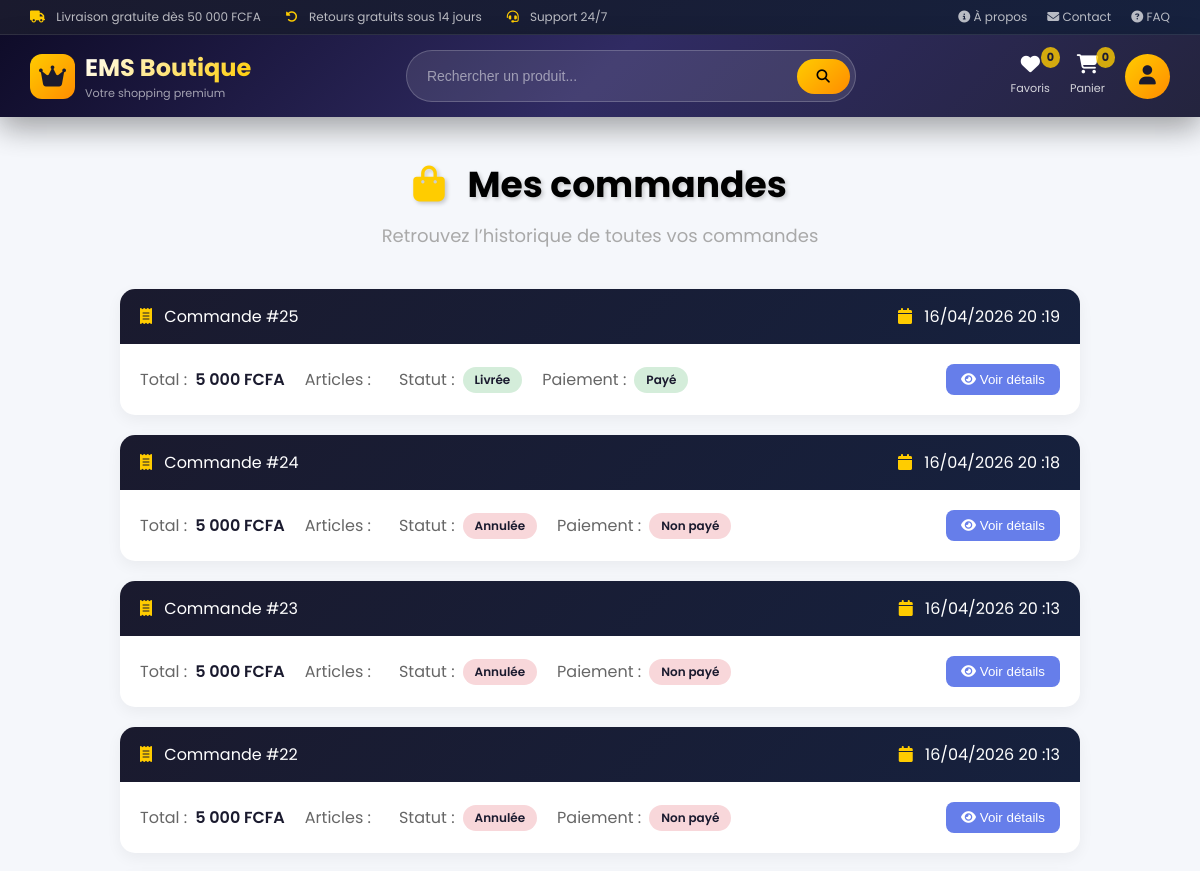
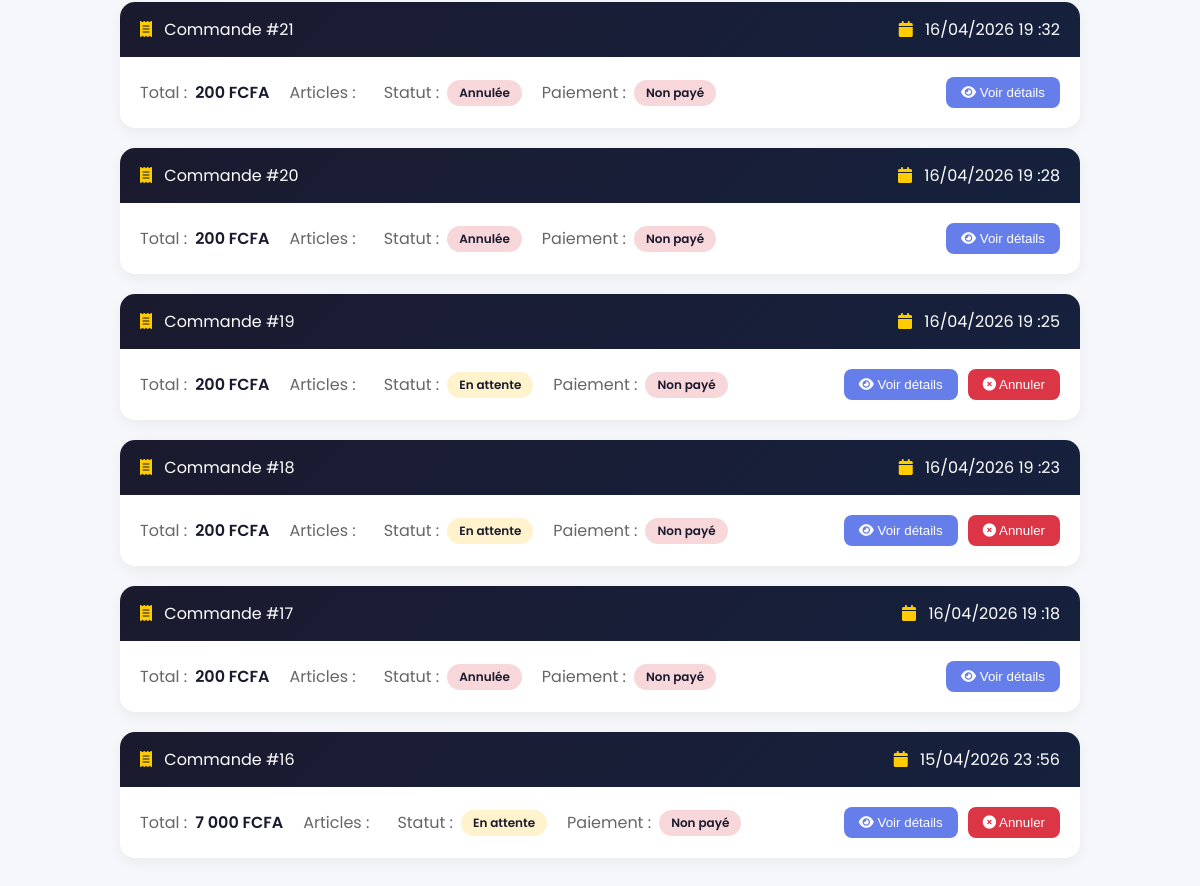
/pages/mes-commandes.php (signed in), run on the app's committed database (2 pictures, top to bottom).
### tables this page shows
CREATE TABLE `commandes` (
  `commande_id` int(11) NOT NULL,
  `user_id` int(11) NOT NULL,
  `date_commande` timestamp NOT NULL DEFAULT current_timestamp(),
  `total` decimal(10,2) NOT NULL,
  `statut` enum('en_attente','confirmee','expediee','livree','annulee') DEFAULT 'en_attente',
  `statut_paiement` enum('en_attente','paye','non_paye') DEFAULT 'en_attente',
  `methode_paiement` varchar(50) DEFAULT NULL,
  `recu_paiement` varchar(255) DEFAULT NULL,
  `promo_id` int(11) DEFAULT NULL,
  `reduction_appliquee` decimal(10,2) DEFAULT 0.00,
  `adresse_livraison` text DEFAULT NULL,
  `notes` text DEFAULT NULL
);

### pages/mes-commandes.php (the view, shortened to what this page needs)
<?php
Include("../includes/db.php") ;
Include("../includes/header.php") ;
$user_id = $_SESSION['user_id'] ;
$commandes = $conn->prepare("
    SELECT c.*,
        COUNT(cd.product_id) as nb_articles
    FROM commandes c
    LEFT JOIN commande_details cd ON c.commande_id = cd.commande_id
    WHERE c.user_id = ?
    GROUP BY c.commande_id
    ORDER BY c.date_commande DESC
" ) ;
$commandes->execute([$user_id]) ;
?>
<!DOCTYPE html>
<html lang="fr">
<head>
    <link rel="stylesheet" href="css/mes-commande.css">
    <link rel="stylesheet" href="asset/css/index.css">
    <link rel="stylesheet" href="https://cdnjs.cloudflare.com/ajax/libs/font-awesome/6.5.2/css/all.min.css">
</head>
<body>
    <div class= "page-container ">
    <div class= "page-header ">
        <h1 style="color: black;"><i class= "fas fa-shopping-bag"></i> Mes commandes</h1>
        <p style="color: darkgray;">Retrouvez l’historique de toutes vos commandes</p>
    </div>
    <?php if($commandes->rowCount() == 0) : ?>
        <div class= "empty-state">
            <i class= "fas fa-shopping-cart "></i>
            <h2>Vous n’avez pas encore de commandes</h2>
            <p>Découvrez nos produits et passez votre première commande !</p>
            <a href= "../index.php" class= "btn-shop">Découvrir les produits</a>
        </div>
    <?php else : ?>
        <div class= "commands-list">
        <?php while($cmd = $commandes->fetch()) :
            $status_class = '' ;
            $status_text = '' ;
            Switch($cmd['statut']) {
                Case 'en_attente' : $status_class = 'status-pending' ; $status_text = 'En attente' ; break ;
                Case 'livree' : $status_class = 'status-delivered' ; $status_text = 'Livrée' ; break ;
                Case 'annulee' : $status_class = 'status-cancelled' ; $status_text = 'Annulée' ; break ;
            }
            $paiement_class = $cmd['statut_paiement'] == 'paye' ? 'paid' : 'unpaid' ;
            $paiement_text = $cmd['statut_paiement'] == 'paye' ? 'Payé' : 'Non payé' ;
        ?>
        <div class= "command-card">
            <div class= "command-header">
                <div class= "command-number">
                    <i class= "fas fa-receipt"></i>
                    <span>Commande #<?php echo $cmd['commande_id'] ; ?></span>
                </div>
                <div class= "command-date">
                    <i class= "fas fa-calendar"></i>
                    <?php echo date('d/m/Y H :i', strtotime($cmd['date_commande'])) ; ?>
                </div>
            </div>
            <div class= "command-body">
                <div class= "command-info">
                    <div class= "info-item">
                        <span class= "label">Total :</span>
                        <span class= "value"><?php echo number_format($cmd['total'], 0, ',', ' ') ; ?> FCFA</span>
                    </div>
                    <div class= "info-item ">
                        <span class= "label">Articles :</span>
                    </div>
                    <div class= "info-item">
                        <span class= "label">Statut :</span>
                        <span class= "value status-badge <?php echo $status_class ; ?>"><?php echo $status_text ; ?></span>
                    </div>
                    <div class= "info-item">
                        <span class= "label">Paiement :</span>
                        <span class= "value payment-badge <?php echo $paiement_class ; ?> "><?php echo $paiement_text ; ?></span>
                    </div>
                </div>
                <div class= "command-actions">
                    <button onclick= "voirDetails(<?php echo $cmd['commande_id'] ; ?>) " class= "btn-details">
                        <i class= "fas fa-eye" style="align-self: center;"></i> Voir détails
                    </button>
                    <?php if($cmd['statut'] == 'en_attente') : ?>
                    <form method= "POST" action= "annuler_commande.php" style= "display :inline ; " onsubmit= "return confirm('Annuler cette commande ?') ">
                        <button type= "submit" class= "btn-cancel">
                            <i class= "fas fa-times-circle"></i> Annuler
                        </button>
                    </form>
                    <?php endif ; ?>
                </div>
            </div>
        </div>
        <?php endwhile ; ?>
    </div>
    <?php endif ; ?>
</div>
</body>
</html>

### includes/header.php (shortened to what this page needs)
<?php
$is_logged = isset($_SESSION['user_id']);
?>
<!DOCTYPE html>
<html lang="fr">
<head>
    <link rel="stylesheet" href="https://cdnjs.cloudflare.com/ajax/libs/font-awesome/6.5.2/css/all.min.css">
</head>
<body>
<header class="modern-header">
    <div class="top-bar">
        <div class="container">
            <div class="top-info">
                <span><i class="fas fa-truck"></i> Livraison gratuite dès 50 000 FCFA</span>
                <span><i class="fas fa-undo-alt"></i> Retours gratuits sous 14 jours</span>
                <span><i class="fas fa-headset"></i> Support 24/7</span>
            </div>
            <div class="top-links">
                <a href="about.php"><i class="fas fa-info-circle"></i> À propos</a>
                <a href="contact.php"><i class="fas fa-envelope"></i> Contact</a>
                <a href="faq.php"><i class="fas fa-question-circle"></i> FAQ</a>
            </div>
        </div>
    </div>
    <div class="main-header">
        <a href="../index.php" class="logo">
            <div class="logo-icon">
                <i class="fas fa-crown"></i>
            </div>
            <div class="logo-text">
                <h1>EMS Boutique</h1>
                <p>Votre shopping premium</p>
            </div>
        </a>
        <div class="search-wrapper">
            <div class="search-bar">
                <input type="text" id="searchInput" placeholder="Rechercher un produit...">
                <button onclick="performSearch()">
                    <i class="fas fa-search"></i>
                </button>
            </div>
        </div>
        <div class="header-actions">
            <a href="favoris.php" class="action-btn">
                <i class="fas fa-heart"></i>
                <span>Favoris</span>
                <span class="badge-count" id="favCount">0</span>
            </a>
            <a href="#" class="action-btn" onclick="toggleCart(event)">
                <i class="fas fa-shopping-cart"></i>
                <span>Panier</span>
                <span class="badge-count" id="cartCount">0</span>
            </a>
            <?php if($is_logged): ?>
                <div class="user-menu">
                    <div class="user-avatar">
                        <i class="fas fa-user"></i>
                    </div>
                </div>
            <?php endif; ?>
        </div>
    </div>
</header>
</body>
</html>

### pages/css/mes-commande.css (style rules this page uses)
.page-container { max-width: 1000px; margin: 0 auto; padding: 40px 20px; }
.page-header { color: black; text-align: center; margin-bottom: 40px; }
.page-header h1 { font-size: 36px; color: #fff; font-weight: 700; text-shadow: 2px 2px 4px rgba(0,0,0,0.2); margin-bottom: 10px; }
.page-header h1 i { color: #ffcc00; margin-right: 15px; }
.page-header p { font-size: 18px; color: #f0f0f0; }
.commands-list { display: flex; flex-direction: column; gap: 20px; }
.command-card { background: white; border-radius: 15px; overflow: hidden; box-shadow: 0 5px 15px rgba(0,0,0,0.05); }
.command-header { background: linear-gradient(135deg, #1a1a2e, #16213e); color: white; padding: 15px 20px; display: flex; justify-content: space-between; align-items: center; }
.command-number i, .command-date i { margin-right: 8px; color: #ffcc00; }
.command-body { padding: 20px; display: flex; justify-content: space-between; align-items: center; flex-wrap: wrap; gap: 20px; }
.command-info { display: flex; flex-wrap: wrap; gap: 20px; }
.info-item { display: flex; align-items: center; gap: 8px; }
.info-item .label { color: #666; }
.info-item .value { font-weight: 600; color: #1a1a2e; }
.status-badge { padding: 4px 12px; border-radius: 20px; font-size: 12px; }
.status-pending { background: #fff3cd; color: #856404; }
.status-delivered { background: #d4edda; color: #155724; }
.status-cancelled { background: #f8d7da; color: #721c24; }
.payment-badge { padding: 4px 12px; border-radius: 20px; font-size: 12px; }
.paid { background: #d4edda; color: #155724; }
.unpaid { background: #f8d7da; color: #721c24; }
.command-actions { display: flex; gap: 10px; }
.btn-details, .btn-cancel { padding: 8px 15px; border: none; border-radius: 8px; cursor: pointer; transition: all 0.3s; }
.btn-details { background: #667eea; color: white; }
.btn-cancel { background: #dc3545; color: white; }

### data on the page
commandes: commande_id "25", date_commande "16/04/2026 20 :19", total "5 000", statut "Livrée", statut_paiement "Payé"
commandes: commande_id "24", date_commande "16/04/2026 20 :18", total "5 000", statut "Annulée", statut_paiement "Non payé"
commandes: commande_id "23", date_commande "16/04/2026 20 :13", total "5 000", statut "Annulée", statut_paiement "Non payé"
commandes: commande_id "22", date_commande "16/04/2026 20 :13", total "5 000", statut "Annulée", statut_paiement "Non payé"
commandes: commande_id "21", date_commande "16/04/2026 19 :32", total "200", statut "Annulée", statut_paiement "Non payé"
commandes: commande_id "20", date_commande "16/04/2026 19 :28", total "200", statut "Annulée", statut_paiement "Non payé"
commandes: commande_id "19", date_commande "16/04/2026 19 :25", total "200", statut "En attente", statut_paiement "Non payé"
commandes: commande_id "18", date_commande "16/04/2026 19 :23", total "200", statut "En attente", statut_paiement "Non payé"
commandes: commande_id "17", date_commande "16/04/2026 19 :18", total "200", statut "Annulée", statut_paiement "Non payé"
commandes: commande_id "16", date_commande "15/04/2026 23 :56", total "7 000", statut "En attente", statut_paiement "Non payé"
